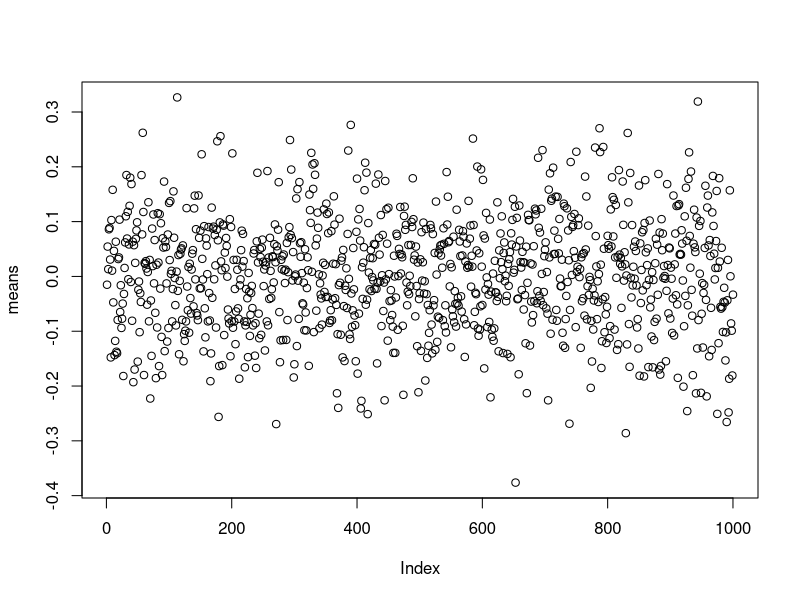

Reproduce this figure in R.
for (n in 1:1000) {
  m <- mean(rnorm(100))
  print(m)
}


means<-NULL
for (n in 1:1000) {
  m <- mean(rnorm(100))
  means <- rbind(means,m)
}
plot(means)

means <- NULL
system.time(
for (n in 1:20000) {
  m <- mean(rnorm(100))
  means <- rbind(means,m)
}
)

means <- numeric(length=20000)
system.time(
  for (n in 1:20000) {
    m <- mean(rnorm(100))
    means[n] <- m
  }
)

# Under the correct notation of vectorized operations, when possible,
# it will be much shorter to write and quicker. Let's
# look at an example of this:

# This function iteratively adds the square root of a series of integers together. 
sqsum <- NULL
for(i in 1:100) {
  sqsum <- sqsum+sqrt(i)
}

# Let's use system time:
sqsum <- NULL
system.time(
	for(i in 1:10000) {
		sqsum <- rbind(sqsum,sqrt(i))
	  if(i==10000) {
      sqsum<-sum(sqsum)}
	}
)

# And now on the vectorized form:
sqsum <- sum(sqrt(1:10000))

system.time(
  sqsum <- sum(sqrt(1:10000))
)
# Much faster, and code that is easier to read and write. Most 
# functions tend to be vectorized when possible for this reason.
